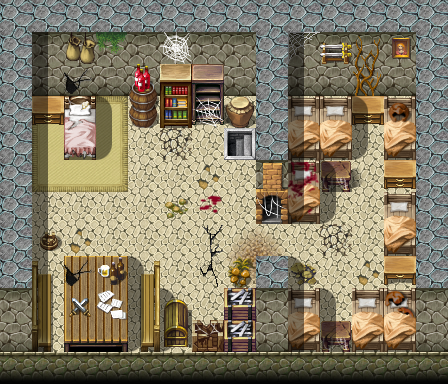

Below is a game level as drawn by its tile map, then a one-line description and the .tmx that defines it (tile-layer data replaced by summaries):
An orthogonal 14x12 tile map with 32x32 px tiles, 3 tile layers (Ground, Objects, Above), 1 hidden layer not drawn, 60 tilesets and 7 objects (4x script, 2x spawn, mapchange).

<map version="2017.05.26" orientation="orthogonal" renderorder="right-down" width="14" height="12" tilewidth="32" tileheight="32" nextobjectid="8">
 <tileset firstgid="1" name="map_bed_1" tilewidth="32" tileheight="32" tilecount="128" columns="16">
  <image source="../drawable/map_bed_1.png" width="512" height="256" />
 </tileset>
 <tileset firstgid="129" name="map_border_1" tilewidth="32" tileheight="32" tilecount="128" columns="16">
  <image source="../drawable/map_border_1.png" width="512" height="256" />
 </tileset>
 <tileset firstgid="257" name="map_bridge_1" tilewidth="32" tileheight="32" tilecount="128" columns="16">
  <image source="../drawable/map_bridge_1.png" width="512" height="256" />
 </tileset>
 <tileset firstgid="385" name="map_bridge_2" tilewidth="32" tileheight="32" tilecount="128" columns="16">
  <image source="../drawable/map_bridge_2.png" width="512" height="256" />
 </tileset>
 <tileset firstgid="513" name="map_broken_1" tilewidth="32" tileheight="32" tilecount="128" columns="16">
  <image source="../drawable/map_broken_1.png" width="512" height="256" />
 </tileset>
 <tileset firstgid="641" name="map_cavewall_1" tilewidth="32" tileheight="32" tilecount="108" columns="18">
  <image source="../drawable/map_cavewall_1.png" width="576" height="192" />
 </tileset>
 <tileset firstgid="749" name="map_cavewall_2" tilewidth="32" tileheight="32" tilecount="108" columns="18">
  <image source="../drawable/map_cavewall_2.png" width="576" height="192" />
 </tileset>
 <tileset firstgid="857" name="map_cavewall_3" tilewidth="32" tileheight="32" tilecount="108" columns="18">
  <image source="../drawable/map_cavewall_3.png" width="576" height="192" />
 </tileset>
 <tileset firstgid="965" name="map_cavewall_4" tilewidth="32" tileheight="32" tilecount="108" columns="18">
  <image source="../drawable/map_cavewall_4.png" width="576" height="192" />
 </tileset>
 <tileset firstgid="1073" name="map_chair_table_1" tilewidth="32" tileheight="32" tilecount="128" columns="16">
  <image source="../drawable/map_chair_table_1.png" width="512" height="256" />
 </tileset>
 <tileset firstgid="1201" name="map_chair_table_2" tilewidth="32" tileheight="32" tilecount="128" columns="16">
  <image source="../drawable/map_chair_table_2.png" width="512" height="256" />
 </tileset>
 <tileset firstgid="1329" name="map_crate_1" tilewidth="32" tileheight="32" tilecount="128" columns="16">
  <image source="../drawable/map_crate_1.png" width="512" height="256" />
 </tileset>
 <tileset firstgid="1457" name="map_cupboard_1" tilewidth="32" tileheight="32" tilecount="128" columns="16">
  <image source="../drawable/map_cupboard_1.png" width="512" height="256" />
 </tileset>
 <tileset firstgid="1585" name="map_curtain_1" tilewidth="32" tileheight="32" tilecount="128" columns="16">
  <image source="../drawable/map_curtain_1.png" width="512" height="256" />
 </tileset>
 <tileset firstgid="1713" name="map_entrance_1" tilewidth="32" tileheight="32" tilecount="128" columns="16">
  <image source="../drawable/map_entrance_1.png" width="512" height="256" />
 </tileset>
 <tileset firstgid="1841" name="map_entrance_2" tilewidth="32" tileheight="32" tilecount="128" columns="16">
  <image source="../drawable/map_entrance_2.png" width="512" height="256" />
 </tileset>
 <tileset firstgid="1969" name="map_fence_1" tilewidth="32" tileheight="32" tilecount="128" columns="16">
  <image source="../drawable/map_fence_1.png" width="512" height="256" />
 </tileset>
 <tileset firstgid="2097" name="map_fence_2" tilewidth="32" tileheight="32" tilecount="128" columns="16">
  <image source="../drawable/map_fence_2.png" width="512" height="256" />
 </tileset>
 <tileset firstgid="2225" name="map_fence_3" tilewidth="32" tileheight="32" tilecount="128" columns="16">
  <image source="../drawable/map_fence_3.png" width="512" height="256" />
 </tileset>
 <tileset firstgid="2353" name="map_fence_4" tilewidth="32" tileheight="32" tilecount="128" columns="16">
  <image source="../drawable/map_fence_4.png" width="512" height="256" />
 </tileset>
 <tileset firstgid="2481" name="map_ground_1" tilewidth="32" tileheight="32" tilecount="128" columns="16">
  <image source="../drawable/map_ground_1.png" width="512" height="256" />
 </tileset>
 <tileset firstgid="2609" name="map_ground_2" tilewidth="32" tileheight="32" tilecount="128" columns="16">
  <image source="../drawable/map_ground_2.png" width="512" height="256" />
 </tileset>
 <tileset firstgid="2737" name="map_ground_3" tilewidth="32" tileheight="32" tilecount="128" columns="16">
  <image source="../drawable/map_ground_3.png" width="512" height="256" />
 </tileset>
 <tileset firstgid="2865" name="map_ground_4" tilewidth="32" tileheight="32" tilecount="128" columns="16">
  <image source="../drawable/map_ground_4.png" width="512" height="256" />
 </tileset>
 <tileset firstgid="2993" name="map_ground_5" tilewidth="32" tileheight="32" tilecount="128" columns="16">
  <image source="../drawable/map_ground_5.png" width="512" height="256" />
 </tileset>
 <tileset firstgid="3121" name="map_ground_6" tilewidth="32" tileheight="32" tilecount="128" columns="16">
  <image source="../drawable/map_ground_6.png" width="512" height="256" />
 </tileset>
 <tileset firstgid="3249" name="map_ground_7" tilewidth="32" tileheight="32" tilecount="128" columns="16">
  <image source="../drawable/map_ground_7.png" width="512" height="256" />
 </tileset>
 <tileset firstgid="3377" name="map_ground_8" tilewidth="32" tileheight="32" tilecount="128" columns="16">
  <image source="../drawable/map_ground_8.png" width="512" height="256" />
 </tileset>
 <tileset firstgid="3505" name="map_house_1" tilewidth="32" tileheight="32" tilecount="128" columns="16">
  <image source="../drawable/map_house_1.png" width="512" height="256" />
 </tileset>
 <tileset firstgid="3633" name="map_house_2" tilewidth="32" tileheight="32" tilecount="128" columns="16">
  <image source="../drawable/map_house_2.png" width="512" height="256" />
 </tileset>
 <tileset firstgid="3761" name="map_indoor_1" tilewidth="32" tileheight="32" tilecount="128" columns="16">
  <image source="../drawable/map_indoor_1.png" width="512" height="256" />
 </tileset>
 <tileset firstgid="3889" name="map_indoor_2" tilewidth="32" tileheight="32" tilecount="128" columns="16">
  <image source="../drawable/map_indoor_2.png" width="512" height="256" />
 </tileset>
 <tileset firstgid="4017" name="map_kitchen_1" tilewidth="32" tileheight="32" tilecount="128" columns="16">
  <image source="../drawable/map_kitchen_1.png" width="512" height="256" />
 </tileset>
 <tileset firstgid="4145" name="map_outdoor_1" tilewidth="32" tileheight="32" tilecount="128" columns="16">
  <image source="../drawable/map_outdoor_1.png" width="512" height="256" />
 </tileset>
 <tileset firstgid="4273" name="map_pillar_1" tilewidth="32" tileheight="32" tilecount="128" columns="16">
  <image source="../drawable/map_pillar_1.png" width="512" height="256" />
 </tileset>
 <tileset firstgid="4401" name="map_pillar_2" tilewidth="32" tileheight="32" tilecount="128" columns="16">
  <image source="../drawable/map_pillar_2.png" width="512" height="256" />
 </tileset>
 <tileset firstgid="4529" name="map_plant_1" tilewidth="32" tileheight="32" tilecount="128" columns="16">
  <image source="../drawable/map_plant_1.png" width="512" height="256" />
 </tileset>
 <tileset firstgid="4657" name="map_plant_2" tilewidth="32" tileheight="32" tilecount="128" columns="16">
  <image source="../drawable/map_plant_2.png" width="512" height="256" />
 </tileset>
 <tileset firstgid="4785" name="map_rock_1" tilewidth="32" tileheight="32" tilecount="128" columns="16">
  <image source="../drawable/map_rock_1.png" width="512" height="256" />
 </tileset>
 <tileset firstgid="4913" name="map_rock_2" tilewidth="32" tileheight="32" tilecount="128" columns="16">
  <image source="../drawable/map_rock_2.png" width="512" height="256" />
 </tileset>
 <tileset firstgid="5041" name="map_roof_1" tilewidth="32" tileheight="32" tilecount="128" columns="16">
  <image source="../drawable/map_roof_1.png" width="512" height="256" />
 </tileset>
 <tileset firstgid="5169" name="map_roof_2" tilewidth="32" tileheight="32" tilecount="128" columns="16">
  <image source="../drawable/map_roof_2.png" width="512" height="256" />
 </tileset>
 <tileset firstgid="5297" name="map_roof_3" tilewidth="32" tileheight="32" tilecount="128" columns="16">
  <image source="../drawable/map_roof_3.png" width="512" height="256" />
 </tileset>
 <tileset firstgid="5425" name="map_shop_1" tilewidth="32" tileheight="32" tilecount="128" columns="16">
  <image source="../drawable/map_shop_1.png" width="512" height="256" />
 </tileset>
 <tileset firstgid="5553" name="map_sign_ladder_1" tilewidth="32" tileheight="32" tilecount="128" columns="16">
  <image source="../drawable/map_sign_ladder_1.png" width="512" height="256" />
 </tileset>
 <tileset firstgid="5681" name="map_table_1" tilewidth="32" tileheight="32" tilecount="128" columns="16">
  <image source="../drawable/map_table_1.png" width="512" height="256" />
 </tileset>
 <tileset firstgid="5809" name="map_trail_1" tilewidth="32" tileheight="32" tilecount="128" columns="16">
  <image source="../drawable/map_trail_1.png" width="512" height="256" />
 </tileset>
 <tileset firstgid="5937" name="map_transition_1" tilewidth="32" tileheight="32" tilecount="128" columns="16">
  <image source="../drawable/map_transition_1.png" width="512" height="256" />
 </tileset>
 <tileset firstgid="6065" name="map_transition_2" tilewidth="32" tileheight="32" tilecount="128" columns="16">
  <image source="../drawable/map_transition_2.png" width="512" height="256" />
 </tileset>
 <tileset firstgid="6193" name="map_transition_3" tilewidth="32" tileheight="32" tilecount="128" columns="16">
  <image source="../drawable/map_transition_3.png" width="512" height="256" />
 </tileset>
 <tileset firstgid="6321" name="map_transition_4" tilewidth="32" tileheight="32" tilecount="128" columns="16">
  <image source="../drawable/map_transition_4.png" width="512" height="256" />
 </tileset>
 <tileset firstgid="6449" name="map_transition_5" tilewidth="32" tileheight="32" tilecount="128" columns="16">
  <image source="../drawable/map_transition_5.png" width="512" height="256" />
 </tileset>
 <tileset firstgid="6577" name="map_tree_1" tilewidth="32" tileheight="32" tilecount="128" columns="16">
  <image source="../drawable/map_tree_1.png" width="512" height="256" />
 </tileset>
 <tileset firstgid="6705" name="map_tree_2" tilewidth="32" tileheight="32" tilecount="128" columns="16">
  <image source="../drawable/map_tree_2.png" width="512" height="256" />
 </tileset>
 <tileset firstgid="6833" name="map_wall_1" tilewidth="32" tileheight="32" tilecount="128" columns="16">
  <image source="../drawable/map_wall_1.png" width="512" height="256" />
 </tileset>
 <tileset firstgid="6961" name="map_wall_2" tilewidth="32" tileheight="32" tilecount="120" columns="15">
  <image source="../drawable/map_wall_2.png" width="480" height="256" />
 </tileset>
 <tileset firstgid="7081" name="map_wall_3" tilewidth="32" tileheight="32" tilecount="120" columns="15">
  <image source="../drawable/map_wall_3.png" width="480" height="256" />
 </tileset>
 <tileset firstgid="7201" name="map_wall_4" tilewidth="32" tileheight="32" tilecount="120" columns="15">
  <image source="../drawable/map_wall_4.png" width="480" height="256" />
 </tileset>
 <tileset firstgid="7321" name="map_window_1" tilewidth="32" tileheight="32" tilecount="128" columns="16">
  <image source="../drawable/map_window_1.png" width="512" height="256" />
 </tileset>
 <tileset firstgid="7449" name="map_window_2" tilewidth="32" tileheight="32" tilecount="128" columns="16">
  <image source="../drawable/map_window_2.png" width="512" height="256" />
 </tileset>
 <layer name="Ground" width="14" height="12">
  <data>[168 cells, 168 non-empty, 21 distinct tile ids]</data>
 </layer>
 <layer name="Objects" width="14" height="12">
  <data>[168 cells, 70 non-empty, 52 distinct tile ids]</data>
 </layer>
 <layer name="Above" width="14" height="12">
  <data>[168 cells, 39 non-empty, 10 distinct tile ids]</data>
 </layer>
 <layer name="Walkable" width="14" height="12" visible="0">
  <data>[168 cells, 118 non-empty, 1 distinct tile ids]</data>
 </layer>
 <objectgroup name="Mapevents" visible="0">
  <object id="1" name="down" type="mapchange" x="224" y="128" width="32" height="32">
   <properties>
    <property name="map" value="stoutford_castle_barrack0" />
    <property name="place" value="up" />
   </properties>
  </object>
  <object id="2" name="stn_gyra_m21_1b" type="script" x="192" y="128" width="32" height="32" />
  <object id="3" name="stn_gyra_m21_1" type="script" x="192" y="160" width="64" height="32" />
  <object id="4" name="stn_gyra_hlm2a" type="script" x="160" y="192" width="96" height="96" />
  <object id="5" name="stn_gyra_hlm2b" type="script" x="352" y="128" width="32" height="32" />
 </objectgroup>
 <objectgroup name="Spawn" visible="0">
  <object id="6" name="erwyn_commander" type="spawn" x="32" y="96" width="192" height="160">
   <properties>
    <property name="spawngroup" value="erwyn_commander" />
   </properties>
  </object>
  <object id="7" name="stn_gyra1" type="spawn" x="224" y="128" width="32" height="32">
   <properties>
    <property name="active" value="false" />
    <property name="ignoreAreas" value="true" />
    <property name="spawngroup" value="stn_gyra1" />
   </properties>
  </object>
 </objectgroup>
 <objectgroup name="Keys" />
 <objectgroup name="Replace" />
</map>
